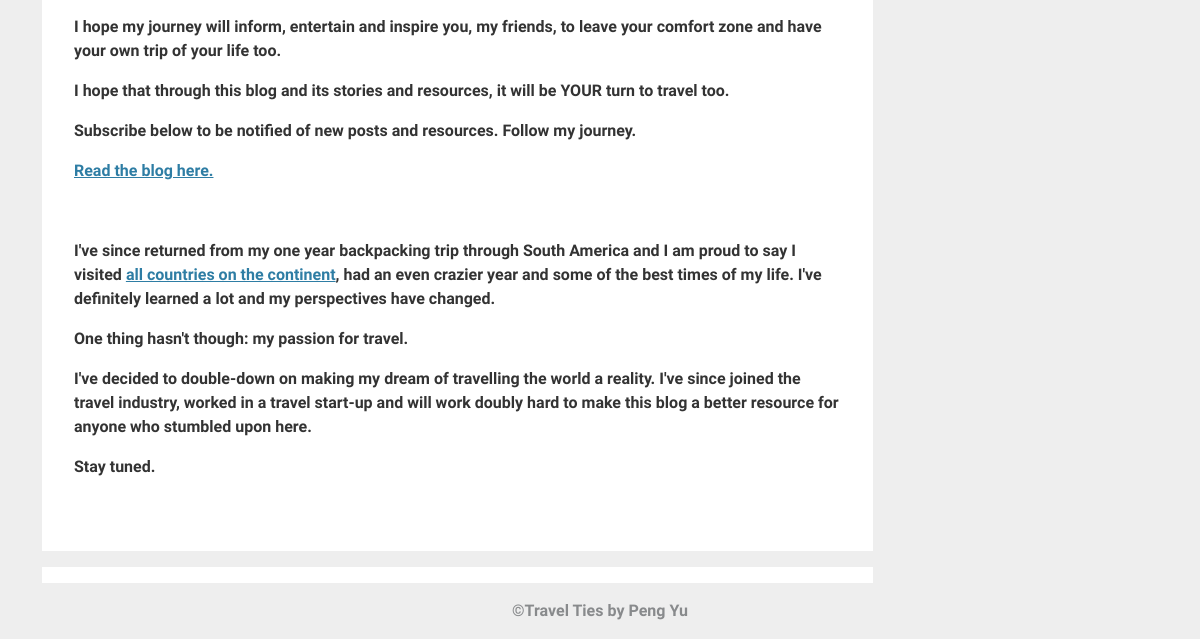
Before: /posts/7 (lower part) with the older database file.
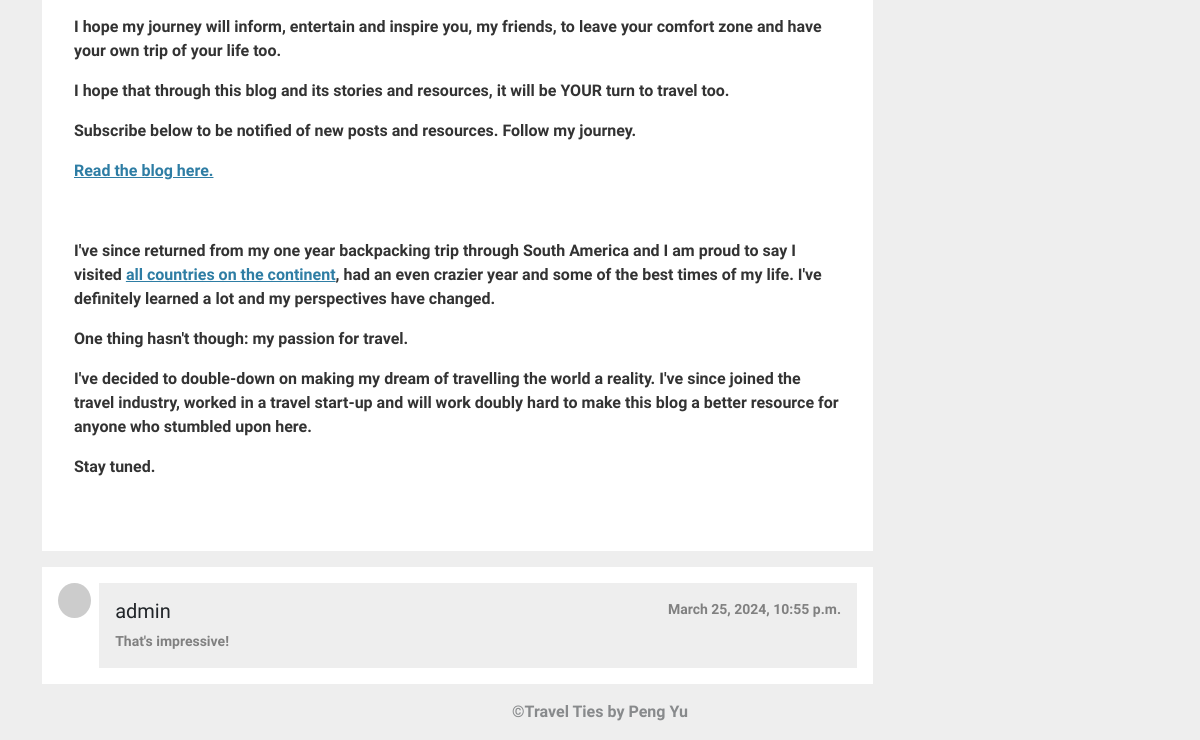
After: the same page with the newer database file.
### app/models.py (models this page shows, shortened)
class Comment(models.Model):
    user = models.ForeignKey(UserProfile, on_delete=models.CASCADE)
    post = models.ForeignKey(
        Post, on_delete=models.CASCADE, related_name="comments")
    content = models.TextField()
    created_at = models.DateTimeField(auto_now_add=True)
    class Meta:
        ordering = ['-created_at']

class UserProfile(models.Model):
    user = models.OneToOneField(
        User, on_delete=models.CASCADE, related_name="profile")
    avatar_image = models.ForeignKey(
        Image, on_delete=models.SET_NULL, null=True, blank=True)
    profile = models.CharField(max_length=255)
    slogan = models.CharField(max_length=100)
    def __str__(self):
        return self.user.username

### app/views.py (the view, shortened to what this page needs)
# urls.py: path('posts/<int:pk>', views.PostDetailView.as_view(), name="post_detail"),
class PostDetailView(DetailView):
    template_name = "post.html"
    model = models.Post
    context_object_name = "post"
    def get_context_data(self, **kwargs):
        context = super().get_context_data(**kwargs)
        return context

### app/templates/post.html (shortened to what this page needs)
{% extends "base-two-columns.html" %}
{% block center %}
    <div class="card ps-3 pe-3 pt-2" style="border: none; border-radius: 0%;">
        <div class="card-body">
            <div class="mt-3 text-body-tertiary">
                {% autoescape off %}
                    {{ post.content }}
                {% endautoescape %}
            </div>
        </div>
    </div>
    <div class="card ps-3 pe-3 mt-3 pb-3"
         style="border: none;
                border-radius: 0%">
        <div id="comments-section-{{ post.id }}">
            {% for comment in post.comments.all %}
                <div class="mt-3">
                    <div class="d-flex justify-content-start">
                        <div>
                            {% if comment.user.avatar_image.url %}
                                <img src="{{ post.user.avatar_image.url }}"
                                     alt="mdo"
                                     width="35"
                                     height="35"
                                     class="rounded-circle" />
                            {% endif %}
                        </div>
                        <div class="p-3 ms-2" style="background-color: #eeeeee; width: 100%;">
                            <div class="d-flex justify-content-between">
                                <h5>{{ comment.user }}</h5>
                                <span style="font-size: 14px; color: gray;">{{ comment.created_at }}</span>
                            </div>
                            <div style="font-size: 14px; color: gray;">{{ comment.content }}</div>
                        </div>
                    </div>
                </div>
            {% endfor %}
        </div>
    </div>
{% endblock center %}

Changed rows visible on the page:
added Comment: user "admin", created_at "March 25, 2024, 10:55 p.m.", content "That's impressive!"
